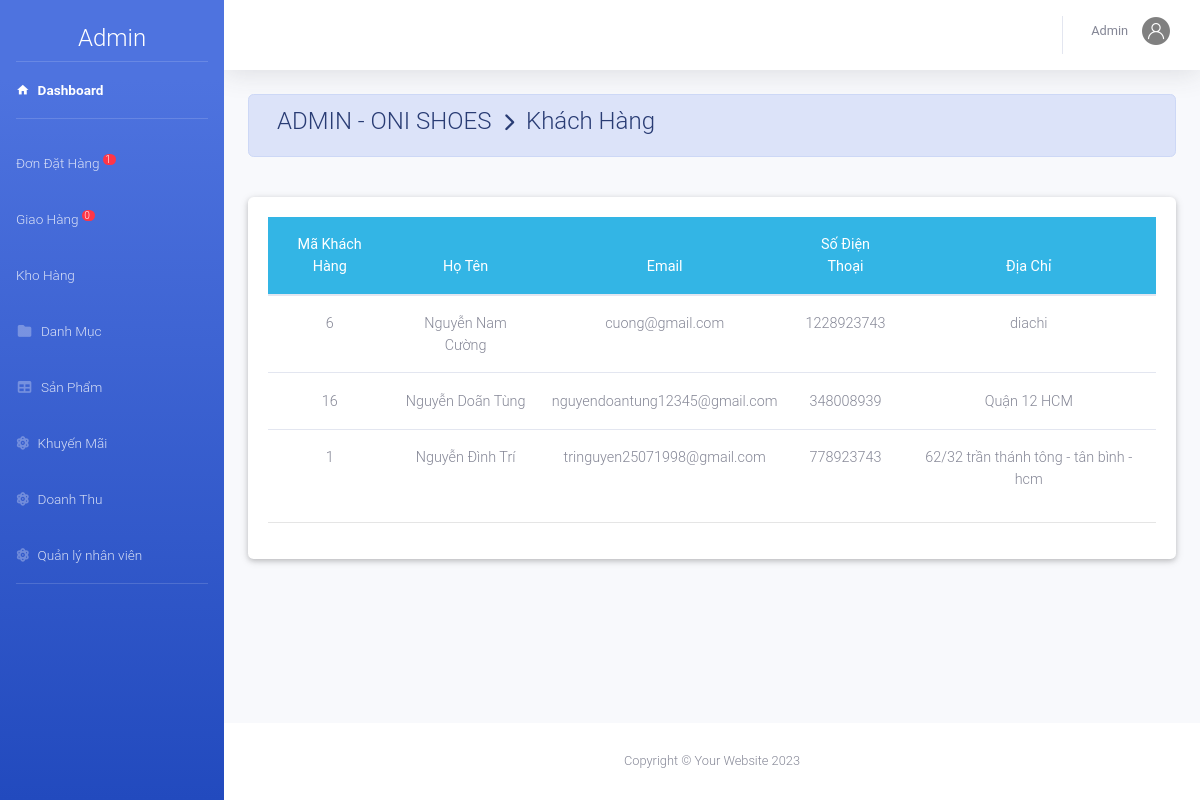
/Xiny-20240229T132948Z-001/Xiny/admin/index.php?action=kh (signed in), run on the app's committed database.
### tables this page shows
CREATE TABLE `khachhang` (
  `MaKH` int(11) NOT NULL,
  `TenKH` varchar(50) NOT NULL,
  `Email` varchar(50) NOT NULL,
  `SDT` bigint(12) NOT NULL,
  `DiaChi` text NOT NULL,
  `MatKhau` varchar(50) NOT NULL
);

### Xiny-20240229T132948Z-001/Xiny/admin/khachhang/thongtin.php (the view, shortened to what this page needs)
<?php
include_once('../model/database.php');
	$sql="SELECT *from khachhang ";
	$rs=mysqli_query($conn,$sql);
?>
<div class="container-fluid">
	<div class=" alert alert-primary">
	  <h4 class="page-title">
	     ADMIN - ONI SHOES &#160;<i class="fas fa-chevron-right" style="font-size: 18px"></i>&#160; Khách Hàng</h4>
	</div><br>
	<div class="card">
		<div class="card-body">
			<table class="table table-hover m-auto text-center" style="font-size: 13px;">
				<thead class="badge-info">
					<tr>
						<th>Mã Khách Hàng</th>
						<th>Họ Tên</th>
						<th>Email</th>
						<th>Số Điện Thoại</th>
						<th>Địa Chỉ</th>
					</tr>
				</thead>
				<tbody>
			 <?php $so=0;
				 while ($row=mysqli_fetch_array($rs)) { ?>
					<tr>
						<td><?php echo $row['MaKH']; ?></td>
						<td><?php echo $row['TenKH']; ?></td>
						<td><?php echo $row['Email']; ?></td>
						<td><?php echo $row['SDT']; ?></td>
						<td><?php echo $row['DiaChi']; ?></td>
					</tr>
			 <?php	} ?>
				</tbody>
			</table><hr>
		</div>
	</div>
</div>

### data on the page
khachhang: MaKH "6", TenKH "Nguyễn Nam Cường", Email "cuong@gmail.com", SDT "1228923743", DiaChi "diachi"
khachhang: MaKH "16", TenKH "Nguyễn Doãn Tùng", Email "nguyendoantung12345@gmail.com", SDT "348008939", DiaChi "Quận 12 HCM"
khachhang: MaKH "1", TenKH "Nguyễn Đình Trí", Email "tringuyen25071998@gmail.com", SDT "778923743", DiaChi "62/32 trần thánh tông - tân bình - hcm"

### other printed values
$dem "1"
$dem "0"
$nv['TenNV'] "Admin"
